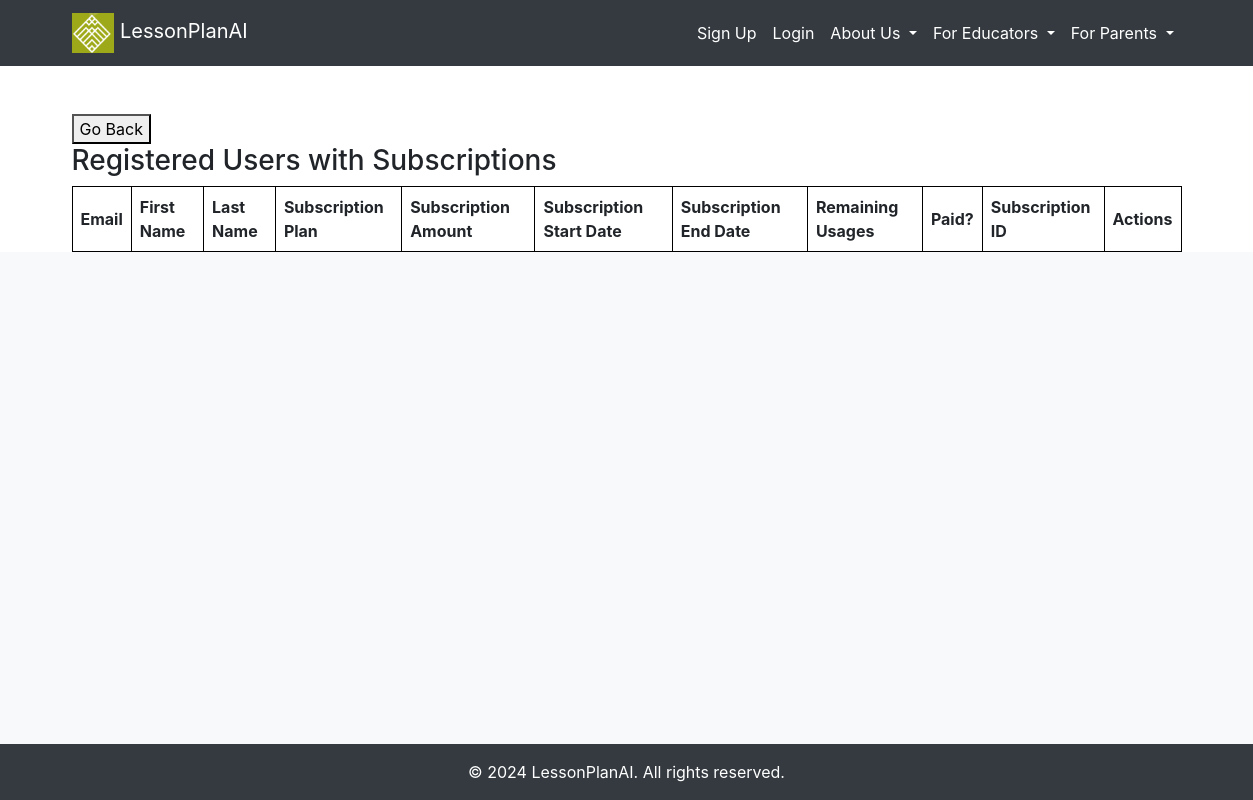
The page /subscribed_users on the database as committed earlier.
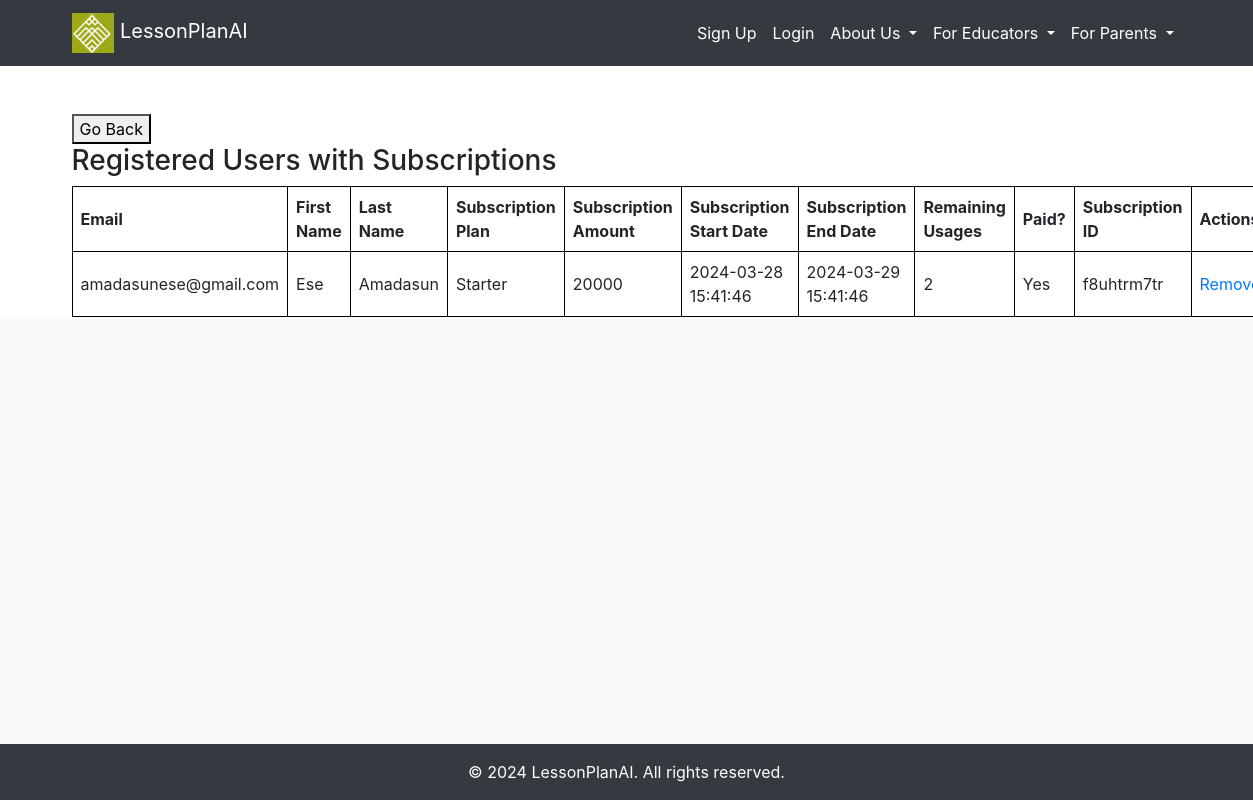
The same page on the database as committed later.
### src/accounts/models.py (models this page shows, shortened)
class User(UserMixin, db.Model):
    __tablename__ = "users"
    id = db.Column(db.Integer, primary_key=True)
    email = db.Column(db.String, unique=True, nullable=False)
    first_name = db.Column(db.String, nullable=False)
    last_name = db.Column(db.String, nullable=False)
    password = db.Column(db.String, nullable=False)
    created_on = db.Column(db.DateTime, nullable=False)
    is_admin = db.Column(db.Boolean, nullable=False, default=False)
    is_confirmed = db.Column(db.Boolean, nullable=True, default=False)
    confirmed_on = db.Column(db.DateTime, nullable=True)
    subscription = db.relationship('Subscription', backref='user', uselist=False)
    tutor = db.relationship('Tutor', backref='user', uselist=False)

class Subscription(db.Model):
    __tablename__ = "subscriptions"
    id = db.Column(db.Integer, primary_key=True)
    plan = db.Column(db.String(50))
    amount = db.Column(db.Integer)
    start_date = db.Column(db.DateTime, default=datetime.utcnow)
    end_date = db.Column(db.DateTime)
    remaining_usages = db.Column(db.Integer)
    paid = db.Column(db.Boolean, default=False)
    user_id = db.Column(db.Integer, db.ForeignKey('users.id'), nullable=False)
    paystack_subscription_id = db.Column(db.String(50), nullable=False)

### src/core/views.py (the view)
@core_bp.route('/subscribed_users')
def subscribed_users():
    users = User.query.filter(User.subscription != None).all()
    return render_template('accounts/subscribed_users.html', users=users)

### src/templates/accounts/subscribed_users.html
{% extends "_base.html" %}
{% block content %}
<button onclick="window.history.back();">Go Back</button>
<br>
<h3>Registered Users with Subscriptions</h3>
  <table style="border-collapse: collapse; width: 100%;">
    <tr>
      <th style="border: 1px solid black;">Email</th>
      <th style="border: 1px solid black;">First Name</th>
      <th style="border: 1px solid black;">Last Name</th>
      <th style="border: 1px solid black;">Subscription Plan</th>
      <th style="border: 1px solid black;">Subscription Amount</th>
      <th style="border: 1px solid black;">Subscription Start Date</th>
      <th style="border: 1px solid black;">Subscription End Date</th>
      <th style="border: 1px solid black;">Remaining Usages</th>
      <th style="border: 1px solid black;">Paid?</th>
      <th style="border: 1px solid black;">Subscription ID</th>
      <th style="border: 1px solid black;">Actions</th>
    </tr>
    {% for user in users %}
      {% if user.subscription %}
        <tr>
          <td style="border: 1px solid black;">{{ user.email }}</td>
          <td style="border: 1px solid black;">{{ user.first_name }}</td>
          <td style="border: 1px solid black;">{{ user.last_name }}</td>
          <td style="border: 1px solid black;">{{ user.subscription.plan }}</td>
          <td style="border: 1px solid black;">{{ user.subscription.amount }}</td>
          <td style="border: 1px solid black;">{{ user.subscription.start_date.strftime('%Y-%m-%d %H:%M:%S') }}</td>
          <td style="border: 1px solid black;">{{ user.subscription.end_date.strftime('%Y-%m-%d %H:%M:%S') }}</td>
          <td style="border: 1px solid black;">{{ user.subscription.remaining_usages }}</td>
          <td style="border: 1px solid black;">{{ 'Yes' if user.subscription.paid else 'No' }}</td>
          <td style="border: 1px solid black;">{{ user.subscription.paystack_subscription_id }}</td>
          <td style="border: 1px solid black;">
            <a href="{{ url_for('core.delete_subscribed_user', subscription_id=user.subscription.id) }}">Remove</a>
          </td>
        </tr>
      {% endif %}
    {% endfor %}
  </table>
  {% endblock %}

### src/templates/_base.html (shortened to what this page needs)
<!DOCTYPE html>
<html>
<head>
    <link href="https://maxcdn.bootstrapcdn.com/bootstrap/4.5.2/css/bootstrap.min.css" rel="stylesheet">
    <link rel="stylesheet" type="text/css" href="/static/styles.css">
    <link href="https://stackpath.bootstrapcdn.com/bootstrap/4.3.1/css/bootstrap.min.css" rel="stylesheet">
    <link href="https://stackpath.bootstrapcdn.com/bootstrap/5.1.0/css/bootstrap.min.css" rel="stylesheet">
    <link rel="stylesheet" href="https://cdnjs.cloudflare.com/ajax/libs/font-awesome/6.1.1/css/all.min.css">
</head>
<body>
    {% include 'navigation.html' %}
    <div class="container mt-4">
        <div>
            {% block content %}
            {% endblock %}
        </div>
    </div>
    <div id="social-media" class="bg-light py-4">
    </div>
    <footer class="bg-dark text-white py-3">
        <div class="container text-center">
            &copy; 2024 LessonPlanAI. All rights reserved.
        </div>
    </footer>
    <link rel="stylesheet" href="https://stackpath.bootstrapcdn.com/bootstrap/4.5.2/css/bootstrap.min.css">
</body>
</html>

### src/templates/navigation.html (shortened to what this page needs)
<header>
  <nav class="navbar navbar-expand-lg navbar-dark bg-dark">
      <div class="container">
          <a class="navbar-brand" href="{{ url_for('core.home') }}">
              <img src="{{ url_for('static', filename='images/fav.png') }}" alt="Logo" class="img-fluid" style="height: 40px;">
              LessonPlanAI
          </a>
          <div class="collapse navbar-collapse" id="navbarResponsive">
              <ul class="navbar-nav ml-auto">
            {% if not current_user.is_authenticated %}
            <li class="nav-item">
              <a class="nav-link" href="{{ url_for('accounts.register') }}">Sign Up</a>
            </li>
            <li class="nav-item">
              <a class="nav-link" href="{{ url_for('accounts.login') }}">Login</a>
            </li>
            {% endif %}
          <li class="nav-item dropdown">
            <a class="nav-link dropdown-toggle" href="#" id="navbarDropdownMenuLink" role="button" data-toggle="dropdown" aria-haspopup="true" aria-expanded="false">
                About Us
            </a>
        </li>
              <li class="nav-item dropdown">
                <a class="nav-link dropdown-toggle" href="#" id="navbarDropdownMenuLink" role="button" data-toggle="dropdown" aria-haspopup="true" aria-expanded="false">
                    For Educators
                </a>
            </li>
            <li class="nav-item dropdown">
              <a class="nav-link dropdown-toggle" href="#" id="navbarDropdownMenuLink" role="button" data-toggle="dropdown" aria-haspopup="true" aria-expanded="false">
                  For Parents
              </a>
          </li>
          </ul>
        </div>
      </div>
  </header>

### src/static/styles.css (style rules this page uses)
a { text-decoration: none; }
body { display: flex; flex-direction: column; min-height: 100vh; }
#social-media { flex: 1 0 auto; }
footer { flex-shrink: 0; }
.navbar-nav .nav-link { color: white !important; }
.navbar-nav { margin-bottom: 0; }
.navbar { padding-top: 0; padding-bottom: 20px; }
table { width: 100%; border-collapse: collapse; }
th, td { border: 1px solid black; padding: 8px; text-align: left; }

Rows that differ between the two databases and show on the page:
now on this page (row unchanged): User: email "amadasunese@gmail.com", first_name "Ese", last_name "Amadasun", subscription.plan "Starter", subscription.amount "20000", subscription.start_date "2024-03-28 15:41:46", subscription.end_date "2024-03-29 15:41:46", subscription.remaining_usages "2", subscription.paystack_subscription_id "f8uhtrm7tr"
added Subscription: paid "Yes"
